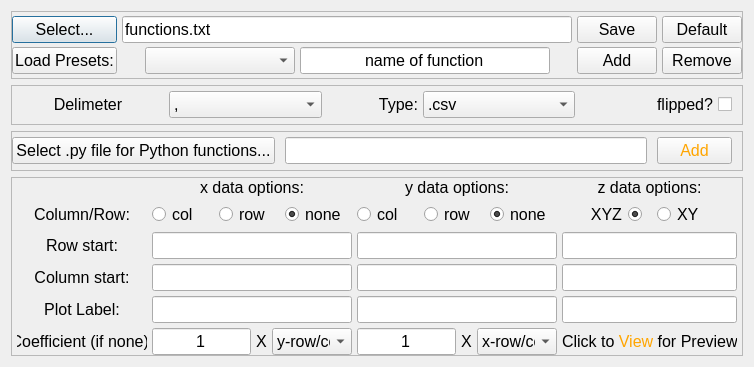
<?xml version="1.0" encoding="UTF-8"?>
<ui version="4.0">
 <class>Dialog</class>
 <widget class="QDialog" name="Dialog">
  <property name="geometry">
   <rect>
    <x>0</x>
    <y>0</y>
    <width>749</width>
    <height>367</height>
   </rect>
  </property>
  <property name="windowTitle">
   <string>Dialog</string>
  </property>
  <layout class="QGridLayout" name="gridLayout">
   <item row="4" column="0">
    <widget class="QFrame" name="frame_8">
     <property name="font">
      <font>
       <pointsize>12</pointsize>
      </font>
     </property>
     <property name="frameShape">
      <enum>QFrame::StyledPanel</enum>
     </property>
     <property name="frameShadow">
      <enum>QFrame::Raised</enum>
     </property>
     <layout class="QGridLayout" name="gridLayout_2">
      <property name="leftMargin">
       <number>5</number>
      </property>
      <property name="topMargin">
       <number>0</number>
      </property>
      <property name="rightMargin">
       <number>5</number>
      </property>
      <property name="bottomMargin">
       <number>0</number>
      </property>
      <property name="spacing">
       <number>5</number>
      </property>
      <item row="4" column="3">
       <widget class="QLineEdit" name="zlabel">
        <property name="font">
         <font>
          <pointsize>12</pointsize>
         </font>
        </property>
        <property name="text">
         <string/>
        </property>
        <property name="alignment">
         <set>Qt::AlignCenter</set>
        </property>
       </widget>
      </item>
      <item row="5" column="3">
       <widget class="QLabel" name="label_21">
        <property name="minimumSize">
         <size>
          <width>175</width>
          <height>0</height>
         </size>
        </property>
        <property name="font">
         <font>
          <pointsize>12</pointsize>
         </font>
        </property>
        <property name="styleSheet">
         <string notr="true"/>
        </property>
        <property name="text">
         <string>Click to &lt;FONT COLOR='Orange'&gt;View&lt;/FONT&gt; for Preview</string>
        </property>
        <property name="alignment">
         <set>Qt::AlignCenter</set>
        </property>
        <property name="wordWrap">
         <bool>false</bool>
        </property>
       </widget>
      </item>
      <item row="2" column="2">
       <widget class="QLineEdit" name="rowYst">
        <property name="font">
         <font>
          <pointsize>12</pointsize>
         </font>
        </property>
        <property name="text">
         <string/>
        </property>
        <property name="alignment">
         <set>Qt::AlignCenter</set>
        </property>
       </widget>
      </item>
      <item row="4" column="1">
       <widget class="QLineEdit" name="xlabel">
        <property name="font">
         <font>
          <pointsize>12</pointsize>
         </font>
        </property>
        <property name="text">
         <string/>
        </property>
        <property name="alignment">
         <set>Qt::AlignCenter</set>
        </property>
       </widget>
      </item>
      <item row="0" column="2">
       <widget class="QLabel" name="label_2">
        <property name="maximumSize">
         <size>
          <width>16777215</width>
          <height>25</height>
         </size>
        </property>
        <property name="font">
         <font>
          <pointsize>12</pointsize>
         </font>
        </property>
        <property name="text">
         <string>y data options:</string>
        </property>
        <property name="alignment">
         <set>Qt::AlignCenter</set>
        </property>
       </widget>
      </item>
      <item row="3" column="3">
       <widget class="QLineEdit" name="colZst">
        <property name="font">
         <font>
          <pointsize>12</pointsize>
         </font>
        </property>
        <property name="text">
         <string/>
        </property>
        <property name="alignment">
         <set>Qt::AlignCenter</set>
        </property>
       </widget>
      </item>
      <item row="5" column="0">
       <widget class="QLabel" name="label_20">
        <property name="minimumSize">
         <size>
          <width>130</width>
          <height>0</height>
         </size>
        </property>
        <property name="font">
         <font>
          <pointsize>12</pointsize>
         </font>
        </property>
        <property name="text">
         <string>Coefficient (if none):</string>
        </property>
        <property name="alignment">
         <set>Qt::AlignCenter</set>
        </property>
        <property name="wordWrap">
         <bool>false</bool>
        </property>
       </widget>
      </item>
      <item row="0" column="1">
       <widget class="QLabel" name="label">
        <property name="sizePolicy">
         <sizepolicy hsizetype="Expanding" vsizetype="Preferred">
          <horstretch>0</horstretch>
          <verstretch>0</verstretch>
         </sizepolicy>
        </property>
        <property name="maximumSize">
         <size>
          <width>16777215</width>
          <height>20</height>
         </size>
        </property>
        <property name="font">
         <font>
          <pointsize>12</pointsize>
         </font>
        </property>
        <property name="text">
         <string>x data options:</string>
        </property>
        <property name="alignment">
         <set>Qt::AlignCenter</set>
        </property>
       </widget>
      </item>
      <item row="1" column="3">
       <widget class="QFrame" name="frame_7">
        <property name="sizePolicy">
         <sizepolicy hsizetype="Preferred" vsizetype="Maximum">
          <horstretch>0</horstretch>
          <verstretch>0</verstretch>
         </sizepolicy>
        </property>
        <property name="minimumSize">
         <size>
          <width>0</width>
          <height>0</height>
         </size>
        </property>
        <property name="font">
         <font>
          <pointsize>12</pointsize>
         </font>
        </property>
        <property name="frameShape">
         <enum>QFrame::NoFrame</enum>
        </property>
        <property name="frameShadow">
         <enum>QFrame::Raised</enum>
        </property>
        <layout class="QHBoxLayout" name="horizontalLayout_4">
         <property name="spacing">
          <number>15</number>
         </property>
         <property name="leftMargin">
          <number>0</number>
         </property>
         <property name="topMargin">
          <number>0</number>
         </property>
         <property name="rightMargin">
          <number>0</number>
         </property>
         <property name="bottomMargin">
          <number>0</number>
         </property>
         <item>
          <widget class="QRadioButton" name="xyz">
           <property name="sizePolicy">
            <sizepolicy hsizetype="Preferred" vsizetype="Ignored">
             <horstretch>0</horstretch>
             <verstretch>0</verstretch>
            </sizepolicy>
           </property>
           <property name="maximumSize">
            <size>
             <width>2525</width>
             <height>16777215</height>
            </size>
           </property>
           <property name="font">
            <font>
             <pointsize>12</pointsize>
            </font>
           </property>
           <property name="layoutDirection">
            <enum>Qt::RightToLeft</enum>
           </property>
           <property name="text">
            <string>XYZ</string>
           </property>
           <property name="checked">
            <bool>true</bool>
           </property>
           <attribute name="buttonGroup">
            <string notr="true">bgmode</string>
           </attribute>
          </widget>
         </item>
         <item>
          <widget class="QRadioButton" name="xy">
           <property name="sizePolicy">
            <sizepolicy hsizetype="Preferred" vsizetype="Fixed">
             <horstretch>0</horstretch>
             <verstretch>0</verstretch>
            </sizepolicy>
           </property>
           <property name="maximumSize">
            <size>
             <width>2525</width>
             <height>16777215</height>
            </size>
           </property>
           <property name="font">
            <font>
             <pointsize>12</pointsize>
            </font>
           </property>
           <property name="text">
            <string>XY</string>
           </property>
           <attribute name="buttonGroup">
            <string notr="true">bgmode</string>
           </attribute>
          </widget>
         </item>
        </layout>
       </widget>
      </item>
      <item row="3" column="1">
       <widget class="QLineEdit" name="colXst">
        <property name="sizePolicy">
         <sizepolicy hsizetype="Preferred" vsizetype="Fixed">
          <horstretch>0</horstretch>
          <verstretch>0</verstretch>
         </sizepolicy>
        </property>
        <property name="font">
         <font>
          <pointsize>12</pointsize>
         </font>
        </property>
        <property name="text">
         <string/>
        </property>
        <property name="alignment">
         <set>Qt::AlignCenter</set>
        </property>
       </widget>
      </item>
      <item row="1" column="2">
       <widget class="QFrame" name="frame_3">
        <property name="sizePolicy">
         <sizepolicy hsizetype="Preferred" vsizetype="Maximum">
          <horstretch>0</horstretch>
          <verstretch>0</verstretch>
         </sizepolicy>
        </property>
        <property name="minimumSize">
         <size>
          <width>0</width>
          <height>0</height>
         </size>
        </property>
        <property name="font">
         <font>
          <pointsize>12</pointsize>
         </font>
        </property>
        <property name="frameShape">
         <enum>QFrame::NoFrame</enum>
        </property>
        <property name="frameShadow">
         <enum>QFrame::Raised</enum>
        </property>
        <layout class="QHBoxLayout" name="horizontalLayout_3">
         <property name="spacing">
          <number>0</number>
         </property>
         <property name="leftMargin">
          <number>0</number>
         </property>
         <property name="topMargin">
          <number>0</number>
         </property>
         <property name="rightMargin">
          <number>0</number>
         </property>
         <property name="bottomMargin">
          <number>0</number>
         </property>
         <item>
          <widget class="QRadioButton" name="ycolcb">
           <property name="font">
            <font>
             <pointsize>12</pointsize>
            </font>
           </property>
           <property name="text">
            <string>col</string>
           </property>
           <property name="checked">
            <bool>false</bool>
           </property>
           <attribute name="buttonGroup">
            <string notr="true">bgy</string>
           </attribute>
          </widget>
         </item>
         <item>
          <widget class="QRadioButton" name="yrowcb">
           <property name="font">
            <font>
             <pointsize>12</pointsize>
            </font>
           </property>
           <property name="text">
            <string>row</string>
           </property>
           <attribute name="buttonGroup">
            <string notr="true">bgy</string>
           </attribute>
          </widget>
         </item>
         <item>
          <widget class="QRadioButton" name="ynonecb">
           <property name="font">
            <font>
             <pointsize>12</pointsize>
             <underline>false</underline>
            </font>
           </property>
           <property name="text">
            <string>none</string>
           </property>
           <property name="checked">
            <bool>true</bool>
           </property>
           <attribute name="buttonGroup">
            <string notr="true">bgy</string>
           </attribute>
          </widget>
         </item>
        </layout>
       </widget>
      </item>
      <item row="3" column="2">
       <widget class="QLineEdit" name="colYst">
        <property name="font">
         <font>
          <pointsize>12</pointsize>
         </font>
        </property>
        <property name="text">
         <string/>
        </property>
        <property name="alignment">
         <set>Qt::AlignCenter</set>
        </property>
       </widget>
      </item>
      <item row="1" column="1">
       <widget class="QFrame" name="frame_2">
        <property name="sizePolicy">
         <sizepolicy hsizetype="Preferred" vsizetype="Maximum">
          <horstretch>0</horstretch>
          <verstretch>0</verstretch>
         </sizepolicy>
        </property>
        <property name="minimumSize">
         <size>
          <width>0</width>
          <height>0</height>
         </size>
        </property>
        <property name="font">
         <font>
          <pointsize>12</pointsize>
         </font>
        </property>
        <property name="frameShape">
         <enum>QFrame::NoFrame</enum>
        </property>
        <property name="frameShadow">
         <enum>QFrame::Raised</enum>
        </property>
        <layout class="QHBoxLayout" name="horizontalLayout_2">
         <property name="spacing">
          <number>0</number>
         </property>
         <property name="leftMargin">
          <number>0</number>
         </property>
         <property name="topMargin">
          <number>0</number>
         </property>
         <property name="rightMargin">
          <number>0</number>
         </property>
         <property name="bottomMargin">
          <number>0</number>
         </property>
         <item>
          <widget class="QRadioButton" name="xcolcb">
           <property name="font">
            <font>
             <pointsize>12</pointsize>
            </font>
           </property>
           <property name="text">
            <string>col</string>
           </property>
           <attribute name="buttonGroup">
            <string notr="true">bgx</string>
           </attribute>
          </widget>
         </item>
         <item>
          <widget class="QRadioButton" name="xrowcb">
           <property name="font">
            <font>
             <pointsize>12</pointsize>
            </font>
           </property>
           <property name="text">
            <string>row</string>
           </property>
           <property name="checked">
            <bool>false</bool>
           </property>
           <attribute name="buttonGroup">
            <string notr="true">bgx</string>
           </attribute>
          </widget>
         </item>
         <item>
          <widget class="QRadioButton" name="xnonecb">
           <property name="font">
            <font>
             <pointsize>12</pointsize>
             <underline>false</underline>
            </font>
           </property>
           <property name="styleSheet">
            <string notr="true"/>
           </property>
           <property name="text">
            <string>none</string>
           </property>
           <property name="checked">
            <bool>true</bool>
           </property>
           <attribute name="buttonGroup">
            <string notr="true">bgx</string>
           </attribute>
          </widget>
         </item>
        </layout>
       </widget>
      </item>
      <item row="3" column="0">
       <widget class="QLabel" name="label_7">
        <property name="font">
         <font>
          <pointsize>12</pointsize>
         </font>
        </property>
        <property name="text">
         <string>Column start:</string>
        </property>
        <property name="alignment">
         <set>Qt::AlignCenter</set>
        </property>
       </widget>
      </item>
      <item row="4" column="2">
       <widget class="QLineEdit" name="ylabel">
        <property name="font">
         <font>
          <pointsize>12</pointsize>
         </font>
        </property>
        <property name="text">
         <string/>
        </property>
        <property name="alignment">
         <set>Qt::AlignCenter</set>
        </property>
       </widget>
      </item>
      <item row="4" column="0">
       <widget class="QLabel" name="label_22">
        <property name="minimumSize">
         <size>
          <width>120</width>
          <height>0</height>
         </size>
        </property>
        <property name="font">
         <font>
          <pointsize>12</pointsize>
         </font>
        </property>
        <property name="text">
         <string>Plot Label:</string>
        </property>
        <property name="alignment">
         <set>Qt::AlignCenter</set>
        </property>
        <property name="wordWrap">
         <bool>false</bool>
        </property>
       </widget>
      </item>
      <item row="2" column="0">
       <widget class="QLabel" name="label_6">
        <property name="font">
         <font>
          <pointsize>12</pointsize>
         </font>
        </property>
        <property name="text">
         <string>Row start:</string>
        </property>
        <property name="alignment">
         <set>Qt::AlignCenter</set>
        </property>
       </widget>
      </item>
      <item row="2" column="3">
       <widget class="QLineEdit" name="rowZst">
        <property name="font">
         <font>
          <pointsize>12</pointsize>
         </font>
        </property>
        <property name="text">
         <string/>
        </property>
        <property name="alignment">
         <set>Qt::AlignCenter</set>
        </property>
       </widget>
      </item>
      <item row="1" column="0">
       <widget class="QLabel" name="label_5">
        <property name="font">
         <font>
          <pointsize>12</pointsize>
         </font>
        </property>
        <property name="text">
         <string>Column/Row:</string>
        </property>
        <property name="alignment">
         <set>Qt::AlignCenter</set>
        </property>
       </widget>
      </item>
      <item row="2" column="1">
       <widget class="QLineEdit" name="rowXst">
        <property name="sizePolicy">
         <sizepolicy hsizetype="Preferred" vsizetype="Fixed">
          <horstretch>0</horstretch>
          <verstretch>0</verstretch>
         </sizepolicy>
        </property>
        <property name="font">
         <font>
          <pointsize>12</pointsize>
         </font>
        </property>
        <property name="text">
         <string/>
        </property>
        <property name="alignment">
         <set>Qt::AlignCenter</set>
        </property>
       </widget>
      </item>
      <item row="0" column="3">
       <widget class="QLabel" name="label_3">
        <property name="maximumSize">
         <size>
          <width>16777215</width>
          <height>25</height>
         </size>
        </property>
        <property name="font">
         <font>
          <pointsize>12</pointsize>
         </font>
        </property>
        <property name="text">
         <string>z data options:</string>
        </property>
        <property name="alignment">
         <set>Qt::AlignCenter</set>
        </property>
       </widget>
      </item>
      <item row="5" column="1">
       <widget class="QFrame" name="frame_4">
        <property name="minimumSize">
         <size>
          <width>175</width>
          <height>0</height>
         </size>
        </property>
        <property name="font">
         <font>
          <pointsize>12</pointsize>
         </font>
        </property>
        <property name="frameShape">
         <enum>QFrame::NoFrame</enum>
        </property>
        <property name="frameShadow">
         <enum>QFrame::Raised</enum>
        </property>
        <layout class="QHBoxLayout" name="horizontalLayout">
         <property name="spacing">
          <number>5</number>
         </property>
         <property name="leftMargin">
          <number>0</number>
         </property>
         <property name="topMargin">
          <number>0</number>
         </property>
         <property name="rightMargin">
          <number>0</number>
         </property>
         <property name="bottomMargin">
          <number>0</number>
         </property>
         <item>
          <widget class="QLineEdit" name="coefx">
           <property name="font">
            <font>
             <pointsize>12</pointsize>
            </font>
           </property>
           <property name="text">
            <string>1</string>
           </property>
           <property name="alignment">
            <set>Qt::AlignCenter</set>
           </property>
          </widget>
         </item>
         <item>
          <widget class="QLabel" name="label_4">
           <property name="font">
            <font>
             <pointsize>12</pointsize>
            </font>
           </property>
           <property name="text">
            <string>X</string>
           </property>
          </widget>
         </item>
         <item>
          <widget class="QComboBox" name="multXwith">
           <property name="minimumSize">
            <size>
             <width>80</width>
             <height>0</height>
            </size>
           </property>
           <property name="font">
            <font>
             <pointsize>12</pointsize>
            </font>
           </property>
           <item>
            <property name="text">
             <string>y-row/col</string>
            </property>
           </item>
           <item>
            <property name="text">
             <string>z-col</string>
            </property>
           </item>
           <item>
            <property name="text">
             <string>z-row</string>
            </property>
           </item>
          </widget>
         </item>
        </layout>
       </widget>
      </item>
      <item row="5" column="2">
       <widget class="QFrame" name="frame_5">
        <property name="minimumSize">
         <size>
          <width>175</width>
          <height>0</height>
         </size>
        </property>
        <property name="font">
         <font>
          <pointsize>12</pointsize>
         </font>
        </property>
        <property name="frameShape">
         <enum>QFrame::NoFrame</enum>
        </property>
        <property name="frameShadow">
         <enum>QFrame::Raised</enum>
        </property>
        <layout class="QHBoxLayout" name="horizontalLayout_5">
         <property name="spacing">
          <number>5</number>
         </property>
         <property name="leftMargin">
          <number>0</number>
         </property>
         <property name="topMargin">
          <number>0</number>
         </property>
         <property name="rightMargin">
          <number>0</number>
         </property>
         <property name="bottomMargin">
          <number>0</number>
         </property>
         <item>
          <widget class="QLineEdit" name="coefy">
           <property name="font">
            <font>
             <pointsize>12</pointsize>
            </font>
           </property>
           <property name="text">
            <string>1</string>
           </property>
           <property name="alignment">
            <set>Qt::AlignCenter</set>
           </property>
          </widget>
         </item>
         <item>
          <widget class="QLabel" name="label_8">
           <property name="font">
            <font>
             <pointsize>12</pointsize>
            </font>
           </property>
           <property name="text">
            <string>X</string>
           </property>
          </widget>
         </item>
         <item>
          <widget class="QComboBox" name="multYwith">
           <property name="minimumSize">
            <size>
             <width>80</width>
             <height>0</height>
            </size>
           </property>
           <property name="font">
            <font>
             <pointsize>12</pointsize>
            </font>
           </property>
           <item>
            <property name="text">
             <string>x-row/col</string>
            </property>
           </item>
           <item>
            <property name="text">
             <string>z-col</string>
            </property>
           </item>
           <item>
            <property name="text">
             <string>z-row</string>
            </property>
           </item>
          </widget>
         </item>
        </layout>
       </widget>
      </item>
     </layout>
    </widget>
   </item>
   <item row="2" column="0">
    <widget class="QFrame" name="frame_9">
     <property name="sizePolicy">
      <sizepolicy hsizetype="Preferred" vsizetype="Maximum">
       <horstretch>0</horstretch>
       <verstretch>0</verstretch>
      </sizepolicy>
     </property>
     <property name="maximumSize">
      <size>
       <width>16777215</width>
       <height>40</height>
      </size>
     </property>
     <property name="font">
      <font>
       <pointsize>12</pointsize>
      </font>
     </property>
     <property name="frameShape">
      <enum>QFrame::StyledPanel</enum>
     </property>
     <property name="frameShadow">
      <enum>QFrame::Raised</enum>
     </property>
     <layout class="QGridLayout" name="gridLayout_9">
      <property name="leftMargin">
       <number>0</number>
      </property>
      <property name="topMargin">
       <number>0</number>
      </property>
      <property name="rightMargin">
       <number>10</number>
      </property>
      <property name="bottomMargin">
       <number>0</number>
      </property>
      <property name="horizontalSpacing">
       <number>10</number>
      </property>
      <property name="verticalSpacing">
       <number>0</number>
      </property>
      <item row="0" column="0">
       <widget class="QPushButton" name="selectPrefSample">
        <property name="sizePolicy">
         <sizepolicy hsizetype="Maximum" vsizetype="Fixed">
          <horstretch>0</horstretch>
          <verstretch>0</verstretch>
         </sizepolicy>
        </property>
        <property name="minimumSize">
         <size>
          <width>0</width>
          <height>0</height>
         </size>
        </property>
        <property name="font">
         <font>
          <pointsize>12</pointsize>
         </font>
        </property>
        <property name="text">
         <string>Select .py file for Python functions...</string>
        </property>
       </widget>
      </item>
      <item row="0" column="3">
       <widget class="QPushButton" name="previewButton">
        <property name="sizePolicy">
         <sizepolicy hsizetype="Expanding" vsizetype="Fixed">
          <horstretch>0</horstretch>
          <verstretch>0</verstretch>
         </sizepolicy>
        </property>
        <property name="maximumSize">
         <size>
          <width>75</width>
          <height>16777215</height>
         </size>
        </property>
        <property name="font">
         <font>
          <pointsize>12</pointsize>
         </font>
        </property>
        <property name="styleSheet">
         <string notr="true">color: Orange</string>
        </property>
        <property name="text">
         <string>Add</string>
        </property>
       </widget>
      </item>
      <item row="0" column="1">
       <widget class="QLineEdit" name="sfileloc">
        <property name="sizePolicy">
         <sizepolicy hsizetype="Expanding" vsizetype="Fixed">
          <horstretch>0</horstretch>
          <verstretch>0</verstretch>
         </sizepolicy>
        </property>
        <property name="minimumSize">
         <size>
          <width>251</width>
          <height>25</height>
         </size>
        </property>
        <property name="maximumSize">
         <size>
          <width>16777215</width>
          <height>16777215</height>
         </size>
        </property>
        <property name="font">
         <font>
          <pointsize>12</pointsize>
         </font>
        </property>
        <property name="text">
         <string/>
        </property>
       </widget>
      </item>
     </layout>
    </widget>
   </item>
   <item row="0" column="0">
    <widget class="QFrame" name="frame">
     <property name="maximumSize">
      <size>
       <width>16777215</width>
       <height>75</height>
      </size>
     </property>
     <property name="font">
      <font>
       <pointsize>12</pointsize>
      </font>
     </property>
     <property name="frameShape">
      <enum>QFrame::StyledPanel</enum>
     </property>
     <property name="frameShadow">
      <enum>QFrame::Raised</enum>
     </property>
     <layout class="QGridLayout" name="gridLayout_3">
      <property name="leftMargin">
       <number>0</number>
      </property>
      <property name="topMargin">
       <number>0</number>
      </property>
      <property name="rightMargin">
       <number>0</number>
      </property>
      <property name="bottomMargin">
       <number>0</number>
      </property>
      <property name="horizontalSpacing">
       <number>5</number>
      </property>
      <property name="verticalSpacing">
       <number>0</number>
      </property>
      <item row="0" column="6">
       <widget class="QPushButton" name="savepresetsButton">
        <property name="maximumSize">
         <size>
          <width>300</width>
          <height>16777215</height>
         </size>
        </property>
        <property name="font">
         <font>
          <pointsize>12</pointsize>
         </font>
        </property>
        <property name="text">
         <string>Save</string>
        </property>
       </widget>
      </item>
      <item row="0" column="0">
       <widget class="QPushButton" name="selectimpButton">
        <property name="font">
         <font>
          <pointsize>12</pointsize>
         </font>
        </property>
        <property name="text">
         <string>Select...</string>
        </property>
        <property name="autoDefault">
         <bool>false</bool>
        </property>
        <property name="default">
         <bool>true</bool>
        </property>
       </widget>
      </item>
      <item row="1" column="0">
       <widget class="QPushButton" name="loadimpButton">
        <property name="minimumSize">
         <size>
          <width>105</width>
          <height>0</height>
         </size>
        </property>
        <property name="font">
         <font>
          <pointsize>12</pointsize>
         </font>
        </property>
        <property name="text">
         <string>Load Presets:</string>
        </property>
       </widget>
      </item>
      <item row="1" column="2" colspan="2">
       <widget class="QComboBox" name="listprefs">
        <property name="minimumSize">
         <size>
          <width>150</width>
          <height>0</height>
         </size>
        </property>
        <property name="maximumSize">
         <size>
          <width>250</width>
          <height>16777215</height>
         </size>
        </property>
        <property name="font">
         <font>
          <pointsize>12</pointsize>
         </font>
        </property>
       </widget>
      </item>
      <item row="1" column="4">
       <widget class="QLineEdit" name="newPreset">
        <property name="minimumSize">
         <size>
          <width>75</width>
          <height>25</height>
         </size>
        </property>
        <property name="maximumSize">
         <size>
          <width>250</width>
          <height>16777215</height>
         </size>
        </property>
        <property name="font">
         <font>
          <pointsize>12</pointsize>
         </font>
        </property>
        <property name="text">
         <string>name of function</string>
        </property>
        <property name="alignment">
         <set>Qt::AlignCenter</set>
        </property>
       </widget>
      </item>
      <item row="0" column="1" colspan="5">
       <widget class="QLineEdit" name="presetloc">
        <property name="minimumSize">
         <size>
          <width>450</width>
          <height>25</height>
         </size>
        </property>
        <property name="maximumSize">
         <size>
          <width>16777215</width>
          <height>16777215</height>
         </size>
        </property>
        <property name="font">
         <font>
          <pointsize>12</pointsize>
         </font>
        </property>
        <property name="text">
         <string>functions.txt</string>
        </property>
       </widget>
      </item>
      <item row="0" column="7">
       <widget class="QPushButton" name="defpresetButton">
        <property name="maximumSize">
         <size>
          <width>300</width>
          <height>16777215</height>
         </size>
        </property>
        <property name="font">
         <font>
          <pointsize>12</pointsize>
         </font>
        </property>
        <property name="text">
         <string>Default</string>
        </property>
       </widget>
      </item>
      <item row="1" column="7">
       <widget class="QPushButton" name="rempresetButton">
        <property name="maximumSize">
         <size>
          <width>300</width>
          <height>16777215</height>
         </size>
        </property>
        <property name="font">
         <font>
          <pointsize>12</pointsize>
         </font>
        </property>
        <property name="text">
         <string>Remove</string>
        </property>
       </widget>
      </item>
      <item row="1" column="6">
       <widget class="QPushButton" name="addpresetButton">
        <property name="maximumSize">
         <size>
          <width>300</width>
          <height>16777215</height>
         </size>
        </property>
        <property name="font">
         <font>
          <pointsize>12</pointsize>
         </font>
        </property>
        <property name="text">
         <string>Add</string>
        </property>
       </widget>
      </item>
     </layout>
    </widget>
   </item>
   <item row="1" column="0">
    <widget class="QFrame" name="frame_6">
     <property name="sizePolicy">
      <sizepolicy hsizetype="Preferred" vsizetype="Maximum">
       <horstretch>0</horstretch>
       <verstretch>0</verstretch>
      </sizepolicy>
     </property>
     <property name="maximumSize">
      <size>
       <width>16777215</width>
       <height>40</height>
      </size>
     </property>
     <property name="font">
      <font>
       <pointsize>12</pointsize>
      </font>
     </property>
     <property name="frameShape">
      <enum>QFrame::StyledPanel</enum>
     </property>
     <property name="frameShadow">
      <enum>QFrame::Raised</enum>
     </property>
     <layout class="QGridLayout" name="gridLayout_8">
      <property name="leftMargin">
       <number>0</number>
      </property>
      <property name="topMargin">
       <number>0</number>
      </property>
      <property name="rightMargin">
       <number>10</number>
      </property>
      <property name="bottomMargin">
       <number>0</number>
      </property>
      <property name="horizontalSpacing">
       <number>5</number>
      </property>
      <property name="verticalSpacing">
       <number>0</number>
      </property>
      <item row="0" column="6">
       <widget class="QComboBox" name="dendwith">
        <property name="minimumSize">
         <size>
          <width>70</width>
          <height>0</height>
         </size>
        </property>
        <property name="font">
         <font>
          <pointsize>12</pointsize>
         </font>
        </property>
        <item>
         <property name="text">
          <string>.csv</string>
         </property>
        </item>
        <item>
         <property name="text">
          <string>.txt</string>
         </property>
        </item>
        <item>
         <property name="text">
          <string>.dat</string>
         </property>
        </item>
       </widget>
      </item>
      <item row="0" column="4">
       <widget class="QComboBox" name="dlmtr">
        <property name="minimumSize">
         <size>
          <width>70</width>
          <height>0</height>
         </size>
        </property>
        <property name="font">
         <font>
          <pointsize>12</pointsize>
         </font>
        </property>
        <item>
         <property name="text">
          <string>,</string>
         </property>
        </item>
        <item>
         <property name="text">
          <string>space</string>
         </property>
        </item>
       </widget>
      </item>
      <item row="0" column="7">
       <widget class="QCheckBox" name="flipdatacb">
        <property name="font">
         <font>
          <pointsize>12</pointsize>
         </font>
        </property>
        <property name="layoutDirection">
         <enum>Qt::RightToLeft</enum>
        </property>
        <property name="text">
         <string>flipped?</string>
        </property>
       </widget>
      </item>
      <item row="0" column="3">
       <widget class="QLabel" name="label_25">
        <property name="maximumSize">
         <size>
          <width>2500</width>
          <height>20</height>
         </size>
        </property>
        <property name="font">
         <font>
          <pointsize>12</pointsize>
         </font>
        </property>
        <property name="text">
         <string>Delimeter</string>
        </property>
        <property name="alignment">
         <set>Qt::AlignCenter</set>
        </property>
       </widget>
      </item>
      <item row="0" column="5">
       <widget class="QLabel" name="label_26">
        <property name="maximumSize">
         <size>
          <width>91</width>
          <height>25</height>
         </size>
        </property>
        <property name="font">
         <font>
          <pointsize>12</pointsize>
         </font>
        </property>
        <property name="text">
         <string>Type:</string>
        </property>
        <property name="alignment">
         <set>Qt::AlignRight|Qt::AlignTrailing|Qt::AlignVCenter</set>
        </property>
       </widget>
      </item>
     </layout>
    </widget>
   </item>
  </layout>
 </widget>
 <resources/>
 <connections/>
 <buttongroups>
  <buttongroup name="bgx"/>
  <buttongroup name="bgmode"/>
  <buttongroup name="bgy"/>
 </buttongroups>
</ui>
